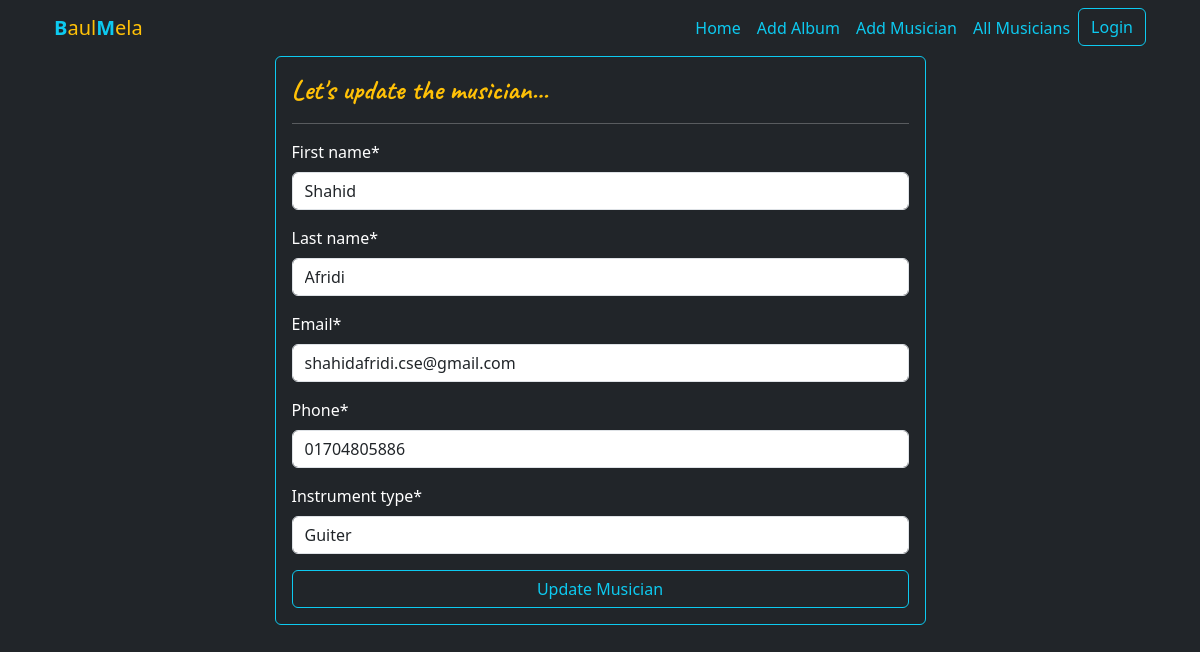
/musicians/update_musician/1/, run on the app's committed database.
### musician/models.py (models this page shows, shortened)
class Musician(models.Model):
    first_name = models.CharField(max_length=50)
    last_name = models.CharField(max_length=50)
    email = models.EmailField()
    phone = models.CharField(max_length=11)
    instrument_type = models.CharField(max_length=255)

### musician/views.py (the view)
# urls.py: path('update_musician/<int:id>/', views.UpdateMusicianView.as_view(), name='update_musician'),
class UpdateMusicianView(UpdateView):
    model = Musician
    form_class = MusicianForm
    template_name = 'musician/add_musician.html'
    success_url = reverse_lazy('musicians')
    pk_url_kwarg = 'id'
    def get_context_data(self, **kwargs):
        context = super().get_context_data(**kwargs)
        context['form_type'] = 'update'
        return context

### musician/forms.py
class MusicianForm(forms.ModelForm):
    class Meta:
        model = Musician
        fields = '__all__'

### musician/templates/musician/add_musician.html (shortened to what this page needs)
{% extends "base.html" %}
{% block content %}
{% load crispy_forms_tags %}
<div class="col-md-7 m-auto p-3 border border-info rounded">
    <div>
        {% if form_type == 'update' %}
        <h3 class="my-font text-warning">Let's update the musician...</h3>
        {% else %}
        <h3 class="my-font text-warning">Let's add a new musician...</h3>
        {% endif %}
        <hr>
        <form action="" method="post">
            {{form | crispy}}
            {% if form_type == 'update' %}
            <input type="submit" value="Update Musician" class="btn btn-outline-info px-5 w-100">
            {% else %}
            <input type="submit" value="Add Musician" class="btn btn-outline-info px-5 w-100">
            {% endif %}
        </form>
    </div>
</div>
{% endblock content %}

### templates/base.html (style rules this page uses)
.my-font { font-family: "Caveat", cursive; font-optical-sizing: auto; font-weight: 700; font-style: normal; }

### data on the page
Musician: first_name "Shahid", last_name "Afridi", email "shahidafridi.cse@gmail.com", phone "01704805886", instrument_type "Guiter"
